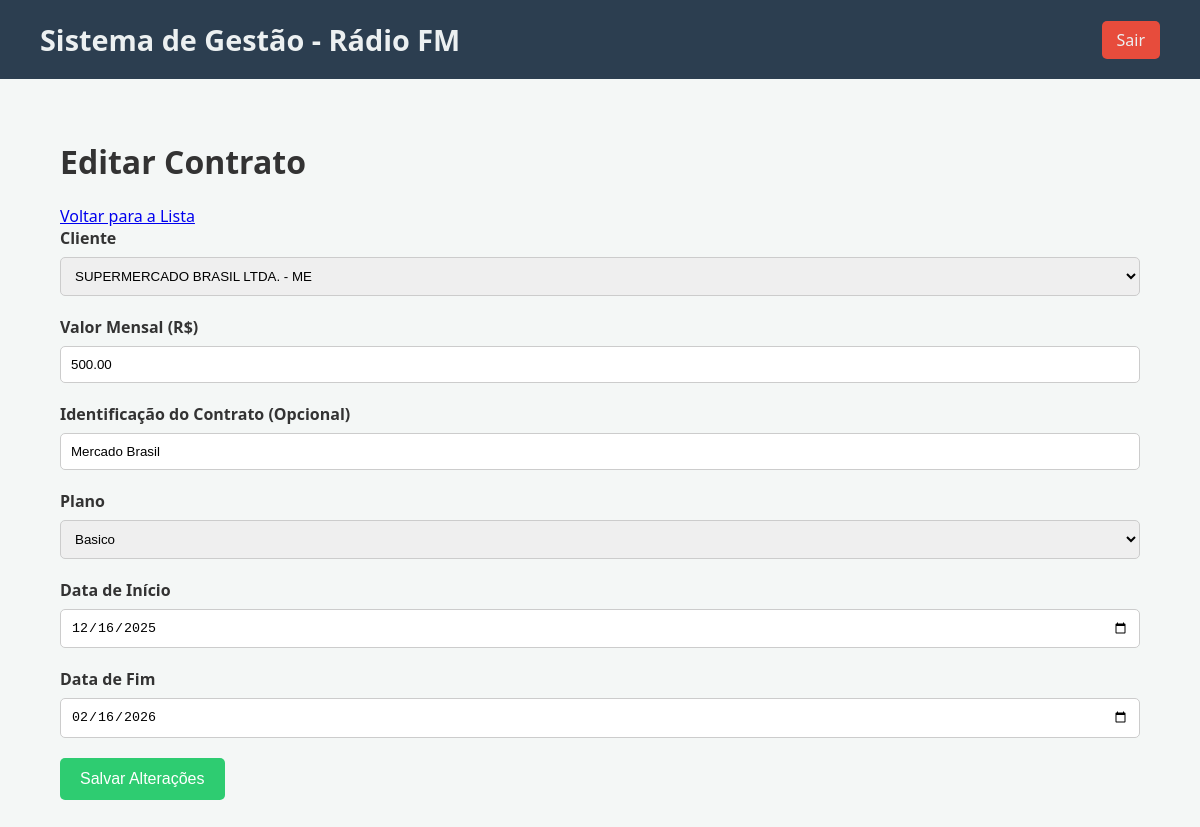
Page /controle/contrato_edit.php?id=1 (signed in) on the committed database.
### tables this page shows
CREATE TABLE `contratos` (
  `id` int(11) NOT NULL,
  `identificacao` varchar(255) DEFAULT NULL,
  `cliente_id` int(11) NOT NULL,
  `plano_id` int(11) NOT NULL,
  `valor` decimal(10,2) NOT NULL,
  `data_inicio` date NOT NULL,
  `data_fim` date NOT NULL
);

CREATE TABLE `clientes` (
  `id` int(11) NOT NULL,
  `empresa` varchar(100) NOT NULL,
  `cnpj_cpf` varchar(20) NOT NULL,
  `email` varchar(100) NOT NULL,
  `telefone` varchar(20) DEFAULT NULL,
  `endereco` varchar(200) DEFAULT NULL,
  `credito_permuta` decimal(10,2) DEFAULT 0.00,
  `saldo_permuta` decimal(10,2) NOT NULL DEFAULT 0.00,
  `data_cadastro` datetime NOT NULL,
  `ativo` tinyint(1) DEFAULT 1
);

CREATE TABLE `planos` (
  `id` int(11) NOT NULL,
  `nome` varchar(100) NOT NULL,
  `descricao` text DEFAULT NULL,
  `preco` decimal(10,2) NOT NULL,
  `insercoes_mes` int(11) NOT NULL
);

### controle/contrato_edit.php (the view, shortened to what this page needs)
<?php
$page_title = 'Editar Contrato';
require_once 'templates/header.php';
$contrato_id = filter_input(INPUT_GET, 'id', FILTER_VALIDATE_INT);
$stmt = $conn->prepare("SELECT * FROM contratos WHERE id = ?");
$stmt->bind_param("i", $contrato_id);
$stmt->execute();
$result = $stmt->get_result();
$contrato = $result->fetch_assoc();
$clientes = $conn->query("SELECT id, empresa FROM clientes ORDER BY empresa");
$planos = $conn->query("SELECT id, nome FROM planos ORDER BY nome");
?>
<h1><?php echo $page_title; ?></h1>
<a href="contratos.php">Voltar para a Lista</a>
<form action="src/contrato_edit_handler.php" method="post">
    <div class="form-group">
        <label for="cliente_id">Cliente</label>
        <select name="cliente_id" id="cliente_id" required>
            <?php while ($cliente = $clientes->fetch_assoc()): ?>
                <option value="<?php echo $cliente['id']; ?>" <?php echo ($cliente['id'] == $contrato['cliente_id']) ? 'selected' : ''; ?>>
                    <?php echo htmlspecialchars($cliente['empresa']); ?>
                </option>
            <?php endwhile; ?>
        </select>
    </div>
    <div class="form-group">
        <label for="valor">Valor Mensal (R$)</label>
        <input type="number" step="0.01" name="valor" id="valor" value="<?php echo htmlspecialchars($contrato['valor']); ?>" required>
    </div>
    <div class="form-group">
        <label for="identificacao">Identificação do Contrato (Opcional)</label>
        <input type="text" name="identificacao" id="identificacao" value="<?php echo htmlspecialchars($contrato['identificacao'] ?? ''); ?>" placeholder="Ex: Contrato de Natal, Pacote de Férias">
    </div>
    <div class="form-group">
        <label for="plano_id">Plano</label>
        <select name="plano_id" id="plano_id" required>
            <?php while ($plano = $planos->fetch_assoc()): ?>
                <option value="<?php echo $plano['id']; ?>" <?php echo ($plano['id'] == $contrato['plano_id']) ? 'selected' : ''; ?>>
                    <?php echo htmlspecialchars($plano['nome']); ?>
                </option>
            <?php endwhile; ?>
        </select>
    </div>
    <div class="form-group">
        <label for="data_inicio">Data de Início</label>
        <input type="date" name="data_inicio" id="data_inicio" value="<?php echo $contrato['data_inicio']; ?>" required>
    </div>
    <div class="form-group">
        <label for="data_fim">Data de Fim</label>
        <input type="date" name="data_fim" id="data_fim" value="<?php echo $contrato['data_fim']; ?>" required>
    </div>
    <button type="submit">Salvar Alterações</button>
</form>
<?php
require_once 'templates/footer.php';
?>

### controle/assets/style.css (style rules this page uses)
body { font-family: 'Segoe UI', Tahoma, Geneva, Verdana, sans-serif; background-color: #f4f7f6; margin: 0; padding: 0; color: #333; }
.form-group { margin-bottom: 20px; }
label { display: block; margin-bottom: 8px; font-weight: bold; }
input[type="text"], input[type="email"], input[type="password"], input[type="number"], input[type="date"], select, textarea { width: 100%; padding: 10px; border: 1px solid #ccc; border-radius: 5px; box-sizing: border-box; }
button[type="submit"] { padding: 12px 20px; background-color: #2ecc71; color: white; border: none; border-radius: 5px; cursor: pointer; font-size: 1em; transition: background-color 0.3s; }

### rows in the picture
contratos: cliente_id "SUPERMERCADO BRASIL LTDA. - ME", valor "500.00", identificacao "Mercado Brasil", plano_id "Basico", data_inicio "12/16/2025", data_fim "02/16/2026"

### other values in the picture
$page_title "Editar Contrato"
